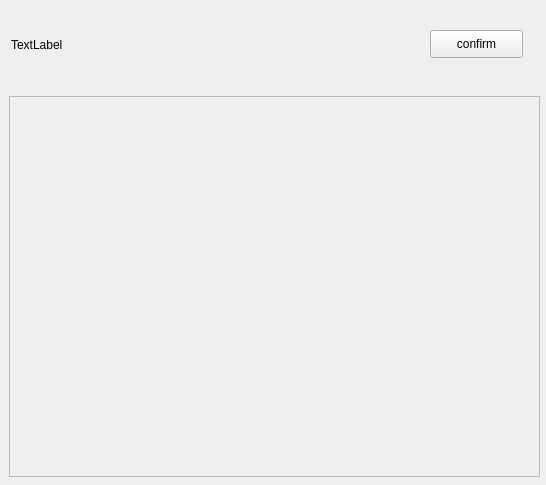
<?xml version="1.0" encoding="UTF-8"?>
<ui version="4.0">
 <class>ChoseSt</class>
 <widget class="QWidget" name="ChoseSt">
  <property name="geometry">
   <rect>
    <x>0</x>
    <y>0</y>
    <width>546</width>
    <height>485</height>
   </rect>
  </property>
  <property name="windowTitle">
   <string>ChoseST</string>
  </property>
  <widget class="QScrollArea" name="scrollArea">
   <property name="geometry">
    <rect>
     <x>9</x>
     <y>96</y>
     <width>531</width>
     <height>381</height>
    </rect>
   </property>
   <property name="widgetResizable">
    <bool>true</bool>
   </property>
   <widget class="QWidget" name="scrollAreaWidgetContents">
    <property name="geometry">
     <rect>
      <x>0</x>
      <y>0</y>
      <width>529</width>
      <height>379</height>
     </rect>
    </property>
   </widget>
  </widget>
  <widget class="QLabel" name="label">
   <property name="geometry">
    <rect>
     <x>11</x>
     <y>29</y>
     <width>411</width>
     <height>31</height>
    </rect>
   </property>
   <property name="text">
    <string>TextLabel</string>
   </property>
  </widget>
  <widget class="QPushButton" name="confirm_pushButton">
   <property name="geometry">
    <rect>
     <x>430</x>
     <y>30</y>
     <width>93</width>
     <height>28</height>
    </rect>
   </property>
   <property name="text">
    <string>confirm</string>
   </property>
  </widget>
 </widget>
 <resources/>
 <connections>
  <connection>
   <sender>confirm_pushButton</sender>
   <signal>clicked()</signal>
   <receiver>ChoseSt</receiver>
   <slot>conAdd()</slot>
   <hints>
    <hint type="sourcelabel">
     <x>461</x>
     <y>49</y>
    </hint>
    <hint type="destinationlabel">
     <x>493</x>
     <y>72</y>
    </hint>
   </hints>
  </connection>
 </connections>
 <slots>
  <slot>conAdd()</slot>
 </slots>
</ui>
